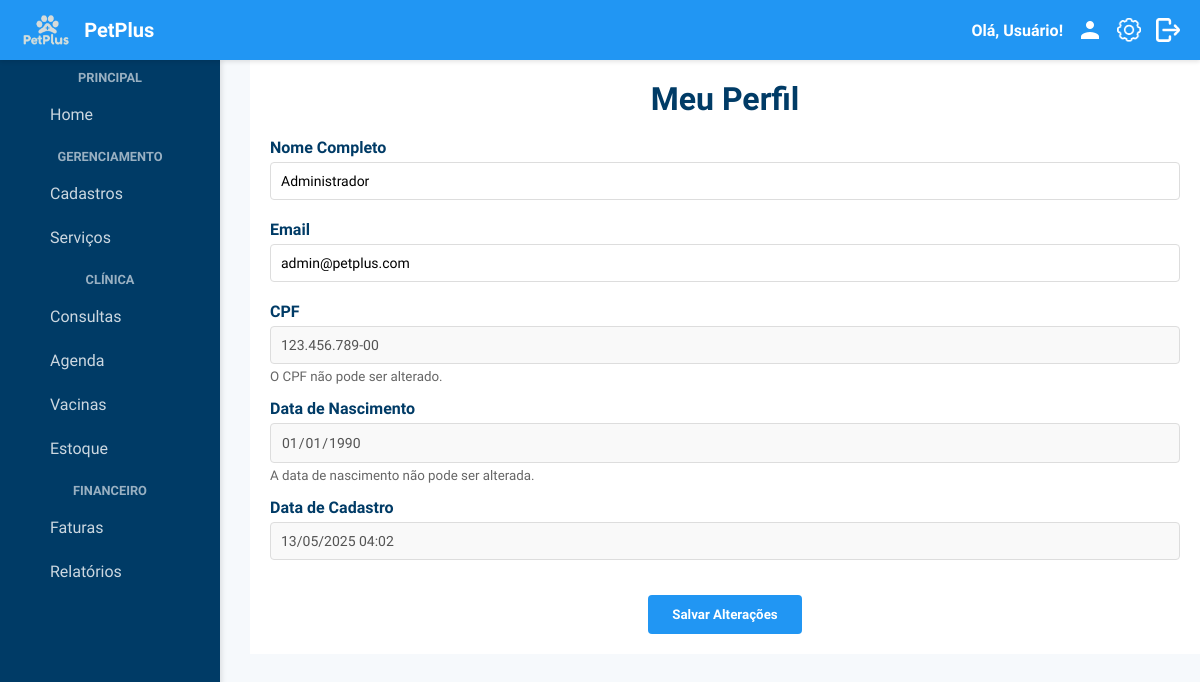
The page /perfil/meu-perfil.php on the database as committed earlier.
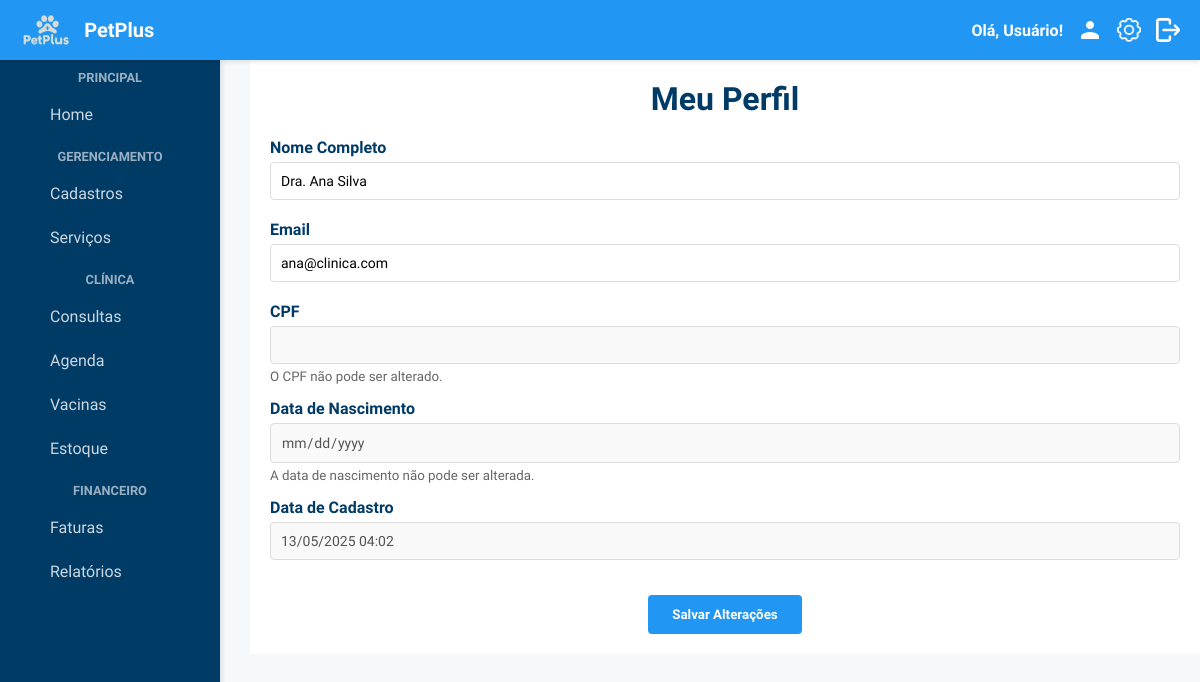
The same page on the database as committed later.
### tables this page shows
CREATE TABLE IF NOT EXISTS Usuarios (
    id_usuario INT AUTO_INCREMENT PRIMARY KEY,
    nome VARCHAR(100) NOT NULL,
    email VARCHAR(100) NOT NULL UNIQUE,
    senha VARCHAR(255) NOT NULL,
    cpf VARCHAR(14) UNIQUE,
    data_nasc DATE,
    data_criacao TIMESTAMP DEFAULT CURRENT_TIMESTAMP,
    ultimo_acesso TIMESTAMP NULL,
    tipo_usuario enum('administrador','veterinario','tutor') NOT NULL DEFAULT 'administrador'
);

### perfil/meu-perfil.php (the view, shortened to what this page needs)
<?php
include_once('../includes/header.php');
$conn = conecta_db();
$id_usuario = isset($_SESSION['id_usuario']) ? $_SESSION['id_usuario'] : (isset($_SESSION['usuario_id']) ? $_SESSION['usuario_id'] : null);
$usuario = null;
if ($id_usuario) {
    $query = "SELECT * FROM Usuarios WHERE id_usuario = ?";
    $stmt = $conn->prepare($query);
    if ($stmt) {
        $stmt->bind_param("i", $id_usuario);
        $stmt->execute();
        $result = $stmt->get_result();
        if ($result && $result->num_rows > 0) {
            $usuario = $result->fetch_assoc();
        }
    } else {
        error_log("Erro ao preparar a query de busca de usuário: " . $conn->error);
    }
}
?>
<!DOCTYPE html>
<html lang="pt-br">
<head>
    <link rel="stylesheet" href="../includes/global.css">
</head>
<body>
    <?php include_once('../includes/sidebar.php'); ?>
    <div class="container">
        <h1>Meu Perfil</h1>
        <?php if ($usuario): ?>
            <form method="POST" action="" id="formMeuPerfil">
                <div class="form-group">
                    <label for="nome">Nome Completo</label>
                    <input type="text" id="nome" name="nome" value="<?php echo htmlspecialchars($usuario['nome']); ?>" required>
                </div>
                <div class="form-group">
                    <label for="email">Email</label>
                    <input type="email" id="email" name="email" value="<?php echo htmlspecialchars($usuario['email']); ?>" required>
                </div>
                <div class="form-group">
                    <label for="cpf">CPF</label>
                    <input type="text" id="cpf" name="cpf" value="<?php echo htmlspecialchars(isset($usuario['cpf']) ? $usuario['cpf'] : ''); ?>" disabled>
                    <small>O CPF não pode ser alterado.</small>
                </div>
                <div class="form-group">
                    <label for="data_nasc">Data de Nascimento</label>
                    <input type="date" id="data_nasc" name="data_nasc" value="<?php echo htmlspecialchars(isset($usuario['data_nasc']) ? $usuario['data_nasc'] : ''); ?>" disabled>
                    <small>A data de nascimento não pode ser alterada.</small>
                </div>
                <div class="form-group">
                    <label for="data_criacao">Data de Cadastro</label>
                    <input type="text" id="data_criacao" name="data_criacao" value="<?php echo htmlspecialchars(isset($usuario['data_criacao']) ? date('d/m/Y H:i', strtotime($usuario['data_criacao'])) : ''); ?>" disabled>
                </div>
                <div style="text-align: center; margin-top: 20px;">
                    <button type="button" id="btnSalvarPerfil">Salvar Alterações</button>
                </div>
            </form>
        <?php elseif(!$id_usuario): ?>
            <p style="text-align: center; color: #721c24;">ID do usuário não encontrado na sessão. Não é possível carregar o perfil.</p>
        <?php else: ?>
            <p style="text-align: center; color: #721c24;">Não foi possível carregar os dados do usuário. Verifique se o usuário existe no banco de dados.</p>
        <?php endif; ?>
    </div>
</body>
</html>

### includes/header.php (shortened to what this page needs)
<?php
function determinarCaminhoBase() {
    $caminhoAtual = $_SERVER['SCRIPT_NAME'];
    $partesCaminho = explode('/', $caminhoAtual);
    array_pop($partesCaminho);
    $diretorioAtual = end($partesCaminho);
    $niveis = 0;
    if ($diretorioAtual != 'PetPlus' && $diretorioAtual != '') {
        $niveis = 1;
        if (in_array('perfil', $partesCaminho) || in_array('configuracoes', $partesCaminho)) {
            $niveis = 1;
        }
    }
    $caminhoBase = '';
    for ($i = 0; $i < $niveis; $i++) {
        $caminhoBase .= '../';
    }
    return $caminhoBase;
}
$caminhoBase = determinarCaminhoBase();
$nomeUsuario = isset($_SESSION['nome']) ? $_SESSION['nome'] : 'Usuário';
?>
<!DOCTYPE html>
<html lang="pt-br">
<head>
    <link rel="stylesheet" href="<?php echo $caminhoBase; ?>includes/temas.css">
    <link rel="stylesheet" href="<?php echo $caminhoBase; ?>includes/global.css">
    <link rel="stylesheet" href="https://cdn.jsdelivr.net/npm/sweetalert2@11/dist/sweetalert2.min.css">
</head>
<body>
    <header class="header">
        <a href="<?php echo $caminhoBase; ?>home/index.php" class="logo nav-link">
            <img src="<?php echo $caminhoBase; ?>Imagens/logo.png" alt="PetPlus Logo">
            <span>PetPlus</span>
        </a>
        <div class="usuario-acoes">
            <span class="usuario-nome">Olá, <?php echo htmlspecialchars($nomeUsuario); ?>!</span>
            <div class="dropdown">
                <img src="<?php echo $caminhoBase; ?>Imagens/usuario.png" alt="Usuário" class="dropdown-icon">
            </div>
            <div class="dropdown">
                <img src="<?php echo $caminhoBase; ?>Imagens/config.png" alt="Configurações" class="dropdown-icon">
            </div>
            <a href="<?php echo $caminhoBase; ?>home/logout.php" id="logout-link" title="Sair">
                <img src="<?php echo $caminhoBase; ?>Imagens/sair.png" alt="Sair" class="dropdown-icon">
            </a>
        </div>
    </header>
</body>
</html>

### includes/sidebar.php (shortened to what this page needs)
<?php
function isActive($pagina) {
    $scriptName = $_SERVER['SCRIPT_NAME'];
    $currentPage = basename($scriptName);
    $checkPage = basename($pagina);
    return (strpos($currentPage, $checkPage) !== false) ? 'active' : '';
}
?>
<aside class="sidebar">
    <nav class="sidebar-menu">
        <div class="menu-category">
            <h3 class="category-title">Principal</h3>
            <a href="<?php echo $caminhoBase; ?>home/index.php" class="menu-item <?php echo isActive('home/index.php'); ?>">
                <span>Home</span>
            </a>
        </div>
        <div class="menu-category">
            <h3 class="category-title">Gerenciamento</h3>
            <a href="<?php echo $caminhoBase; ?>cadastrar_pet/cadastrar_pets.php" class="menu-item <?php echo isActive('cadastrar_pet/cadastrar_pets.php'); ?>">
                <span>Cadastros</span>
            </a>
            <a href="<?php echo $caminhoBase; ?>servicos/servicos.php" class="menu-item <?php echo isActive('servicos/servicos.php'); ?>">
                <span>Serviços</span>
            </a>
        </div>
        <div class="menu-category">
            <h3 class="category-title">Clínica</h3>
            <a href="<?php echo $caminhoBase; ?>historico_consultas/historico-consultas.php" class="menu-item <?php echo isActive('historico_consultas/historico-consultas.php'); ?>">
                <span>Consultas</span>
            </a>
            <a href="<?php echo $caminhoBase; ?>agenda/agenda.php" class="menu-item <?php echo isActive('fa-clipboard-list'); ?>">
                <span>Agenda</span>
            </a>
            <a href="<?php echo $caminhoBase; ?>vacinas/vacinas.php" class="menu-item <?php echo isActive('vacinas_e_controle_do_peso/vacinas-peso.php'); ?>">
                <span>Vacinas</span>
            </a>
            <a href="<?php echo $caminhoBase; ?>estoque/estoque.php" class="menu-item <?php echo isActive('estoque/estoque.php'); ?>">
                <span>Estoque</span>
            </a>
        </div>
        <div class="menu-category">
            <h3 class="category-title">Financeiro</h3>
            <a href="<?php echo $caminhoBase; ?>fatura_detalhada/gerenciamento_faturas.php" class="menu-item <?php echo isActive('fatura_detalhada/fatura-detalhada.php'); ?>">
                <span>Faturas</span>
            </a>
            <a href="<?php echo $caminhoBase; ?>relatorio_atendimentos/relatorio-atendimentos.php" class="menu-item <?php echo isActive('relatorio_atendimentos/relatorio-atendimentos.php'); ?>">
                <span>Relatórios</span>
            </a>
        </div>
    </nav>
</aside>

### includes/temas.css (style rules this page uses)
.tema-claro { --cor-fundo: #f6f9fc; --cor-texto: #333; --cor-primaria: #2196f3; --cor-secundaria: #0b3556; --cor-borda: #ddd; --cor-fundo-card: #fff; --cor-fundo-header: #2196f3; --cor-texto-header: #fff; }
body { background-color: var(--cor-fundo); color: var(--cor-texto); }
.header { background-color: var(--cor-fundo-header) !important; color: var(--cor-texto-header) !important; }
.container, .conteudo { background-color: var(--cor-fundo-card) !important; border-color: var(--cor-borda) !important; }
button, .btn-primary, .botao { background-color: var(--cor-primaria) !important; color: #fff !important; }
.header { transition: background-color 0.3s ease; }

### includes/global.css (style rules this page uses)
* { margin: 0; padding: 0; box-sizing: border-box; font-family: "Quicksand", sans-serif; }
body { background-color: #f6f9fc; padding-top: 60px; }
.container { margin-left: 220px; padding: 20px; transition: margin-left 0.3s; }
h1, h2, h3 { color: #003b66; text-align: center; margin-bottom: 20px; }
.form-group { margin-bottom: 20px; }
label { display: block; margin-bottom: 6px; font-weight: bold; color: #003b66; }
input, select, textarea { width: 100%; padding: 10px; border-radius: 6px; border: 1px solid #ccc; font-size: 14px; box-sizing: border-box; }

### includes/header.php (style rules this page uses)
.header { background-color: #2196f3; color: white; display: flex; align-items: center; justify-content: space-between; padding: 10px 20px; box-shadow: 0 2px 4px rgba(0,0,0,0.1); position: fixed; top: 0; left: 0; right: 0; z-index: 1000; height: 60px; }
.logo { display: flex; align-items: center; text-decoration: none; color: white; }
.logo img { height: 40px; margin-right: 10px; }
.logo span { font-size: 20px; font-weight: 700; }
.usuario-acoes { display: flex; align-items: center; gap: 15px; }
.dropdown { position: relative; display: inline-block; }
.dropdown-icon { width: 24px; height: 24px; cursor: pointer; vertical-align: middle; }
.usuario-nome { font-weight: 600; }

### perfil/meu-perfil.php (style rules this page uses)
.container { margin-left: 250px; padding: 20px; }
label { display: block; margin-bottom: 5px; font-weight: bold; }
input[type="text"], input[type="email"], input[type="date"] { width: 100%; padding: 10px; margin-bottom: 15px; border: 1px solid #ddd; border-radius: 4px; box-sizing: border-box; }
input:disabled { background-color: #f9f9f9; cursor: not-allowed; }
small { display: block; margin-top: -10px; margin-bottom: 15px; color: #666; }
button { background-color: #2196f3; color: white; border: none; padding: 12px 24px; border-radius: 4px; cursor: pointer; font-weight: bold; transition: background-color 0.3s ease; }
.form-group { margin-bottom: 5px; }

### includes/sidebar.php (style rules this page uses)
.sidebar { width: 220px; background-color: #003b66; color: white; position: fixed; top: 60px; bottom: 0; left: 0; overflow-y: auto; z-index: 900; transition: width 0.3s; box-shadow: 2px 0 5px rgba(0,0,0,0.1); }
.menu-category { margin-bottom: 15px; padding: 0 10px; }
.category-title { font-size: 0.8rem; text-transform: uppercase; color: rgba(255,255,255,0.6); margin: 10px 0; padding: 0 10px; }
.menu-item { display: flex; align-items: center; padding: 10px; color: rgba(255,255,255,0.8); text-decoration: none; transition: all 0.2s; border-radius: 5px; margin-bottom: 5px; }

Rows that differ between the two databases and show on the page:
changed usuarios: nome "Administrador" → "Dra. Ana Silva"; email "admin@petplus.com" → "ana@clinica.com"; cpf "123.456.789-00" → (not shown); data_nasc "01/01/1990" → (not shown)
